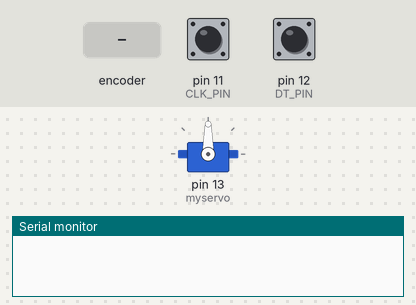
Bench run of a sketch on a simulated Arduino Uno, built with avr-gcc and run on an emulated ATmega328P. Shown: servo, the last lines printed to the serial monitor. The test bench sets the inputs (shaded band); at power-on: pin 11 (CLK_PIN) HIGH, pin 12 (DT_PIN) HIGH.

Above: at 1.2 s.
1.3 s: rotary encoder on pin 11 (CLK_PIN) / pin 12 (DT_PIN) turned 3 steps (first pin leading)
At 1.65 s:
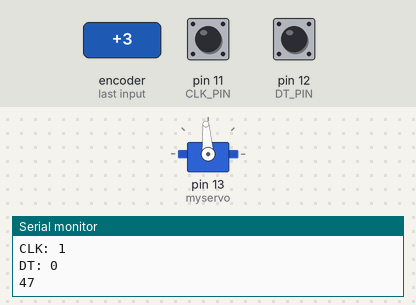
3.4 s: rotary encoder on pin 11 (CLK_PIN) / pin 12 (DT_PIN) turned 3 steps (first pin leading)
At 5.2 s:
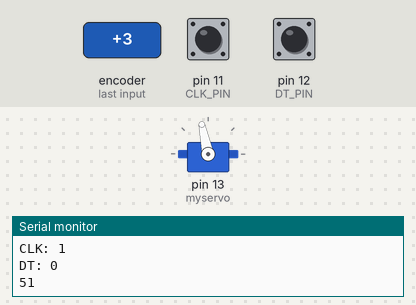
Timing chart, 0 to 6.7 s (numbered marks = the images above; inputs shaded):
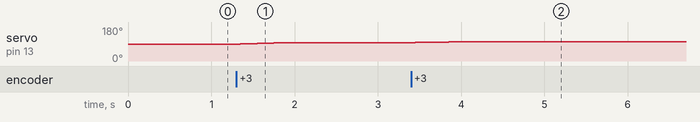

Measured:
- after the input at 1.3 s, servo on pin 13 (myservo): 90° → 92° after 0.05 s, → 94° 0.20 s later, → 96° 0.20 s later
- after the input at 3.4 s, servo on pin 13 (myservo): 96° → 98° after 0.05 s, → 100° 0.20 s later, → 102° 0.20 s later

The sketch:

Rotary_Encoder.ino
```cpp
#include <Servo.h>

Servo myservo;  // create servo object to control a servo

int CLK_PIN = 11;  // Pin 11 to clk on encoder
int DT_PIN = 12;  // Pin 12 to DT on encoder

int enc_count = 90;
int prev_clk;

boolean clockwise;

void setup()
{
 Serial.begin (115200);

 myservo.attach(13);  // attaches the servo on pin 13 to the servo object

 pinMode (CLK_PIN, INPUT);
 pinMode (DT_PIN, INPUT);

 prev_clk = digitalRead(CLK_PIN);
}

void loop()
{
   int current_clk = digitalRead(CLK_PIN);

   // clock pin has changed
   if (current_clk != prev_clk)
   {
     // we use the DT pin to find out which way we turning.
     int dt = digitalRead(DT_PIN);

     clockwise = (dt != current_clk);

     if ( clockwise )
     {
       enc_count++;
     }
     else
     {
       enc_count--;
     }

     if( (enc_count % 2) == 0  )
     {
       Serial.print("CLK: ");
       Serial.println(current_clk);

       Serial.print("DT: ");
       Serial.println(dt);

       Serial.println(enc_count/2);

       myservo.write(enc_count);
     }

		// divide by two because the detent on the encoder is for one cycle of rising then falling edge
 }

 prev_clk = current_clk;
}
```
